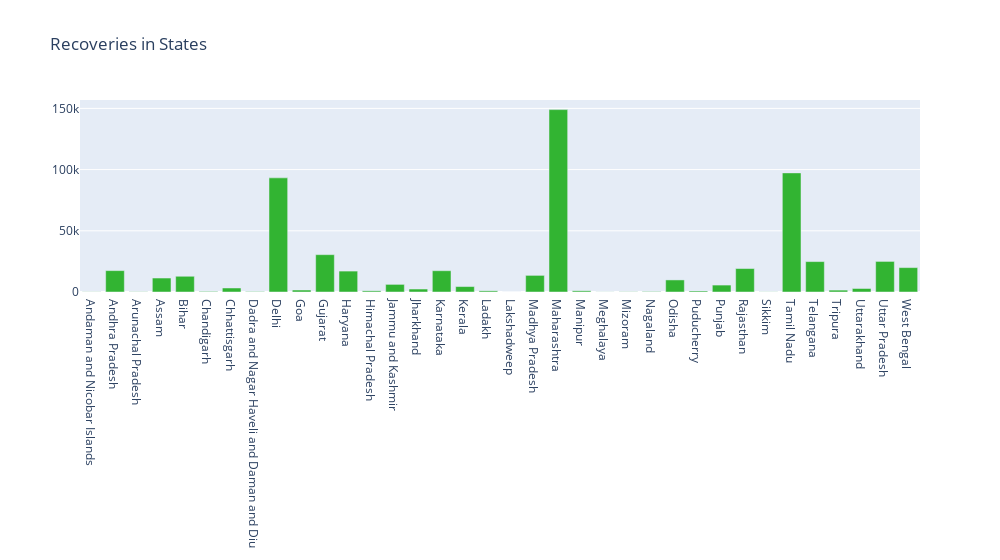

Notebook code cell kept with this figure:
### Code cell
data = go.Data([go.Bar(x=states_cases['States'], y=states_cases['Recoveries'], orientation='v', marker={'color':'#32b432'})])
layout = go.Layout(title="Recoveries in States", width=1000)
fig = go.Figure(data=data, layout=layout)
iplot(fig)

### Figure 1 — Plotly figure (JSON) as saved in the notebook; plotly's stock layout.template omitted (floating-point values rounded to 4 significant figures)
{"data": [{"marker": {"color": "#32b432"}, "orientation": "v", "type": "bar", "x": ["Andaman and Nicobar Islands", "Andhra Pradesh", "Arunachal Pradesh", "Assam", "Bihar", "Chandigarh", "Chhattisgarh", "Dadra and Nagar Haveli and Daman and Diu", "Delhi", "Goa", "Gujarat", "Haryana", "Himachal Pradesh", "Jammu and Kashmir", "Jharkhand", "Karnataka", "Kerala", "Ladakh", "Lakshadweep", "Madhya Pradesh", "Maharashtra", "Manipur", "Meghalaya", "Mizoram", "Nagaland", "Odisha", "Puducherry", "Punjab", "Rajasthan", "Sikkim", "Tamil Nadu", "Telangana", "Tripura", "Uttarakhand", "Uttar Pradesh", "West Bengal"], "y": [109, 17467, 153, 11416, 12849, 446, 3275, 310, 93236, 1607, 30503, 17090, 951, 6223, 2427, 17390, 4438, 946, 0, 13575, 149007, 970, 66, 159, 346, 9864, 829, 5663, 19161, 87, 97310, 24840, 1538, 2867, 24983, 19931]}], "layout": {"title": {"text": "Recoveries in States"}, "width": 1000}}
